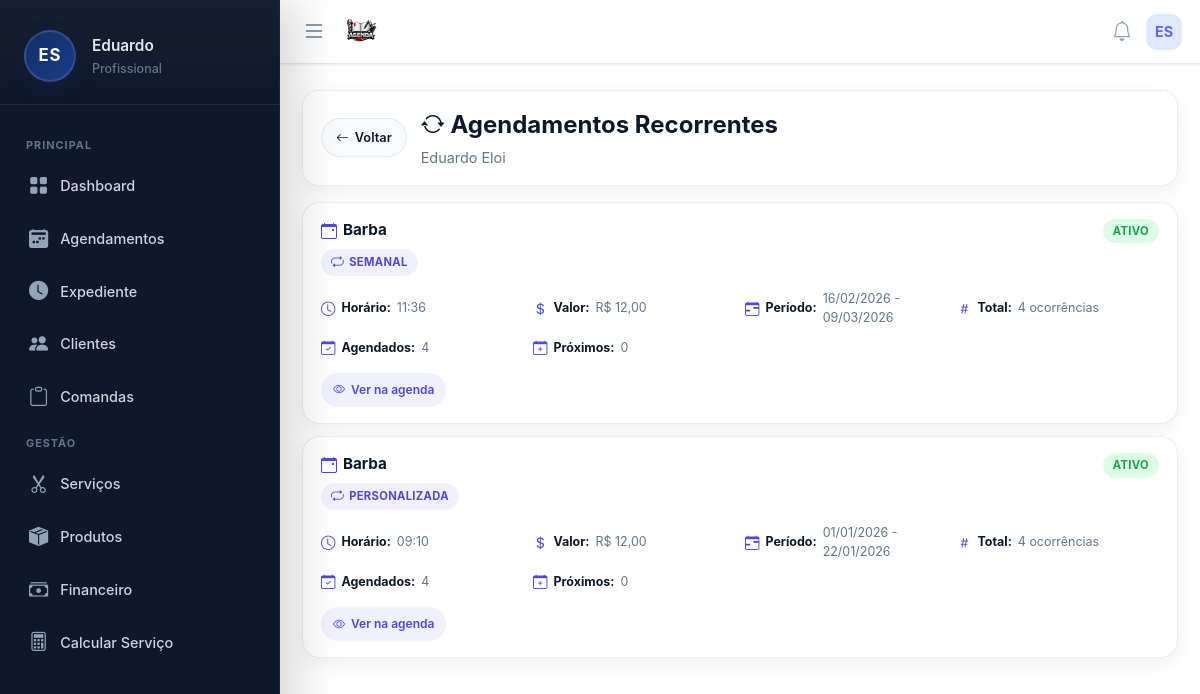
The page /pages/clientes/recorrencias.php?cliente_id=13 (signed in) on the database its author committed.
### tables this page shows
CREATE TABLE usuarios (
        id INTEGER PRIMARY KEY AUTOINCREMENT,
        nome TEXT, email TEXT, telefone TEXT, foto TEXT, biografia TEXT,
        cep TEXT, endereco TEXT, numero TEXT, bairro TEXT, cidade TEXT, estado TEXT,
        criado_em DATETIME DEFAULT CURRENT_TIMESTAMP
    , senha TEXT, estabelecimento TEXT, cor_tema TEXT DEFAULT '#4f46e5', ultimo_login DATETIME, ativo INTEGER DEFAULT 1, data_expiracao DATE, is_vitalicio INTEGER DEFAULT 0, quem_indicou TEXT, valor_mensalidade REAL DEFAULT 19.90, indicado_por TEXT, valor_mensal REAL DEFAULT 19.90, token_recuperacao TEXT, token_validade DATETIME, tipo_estabelecimento TEXT DEFAULT 'Salão de Beleza', instagram TEXT, cpf TEXT, lembrete_email_ativo INTEGER DEFAULT 0, lembrete_email_tempo INTEGER DEFAULT 4, lembrete_email_unidade TEXT DEFAULT 'horas', lembrete_email_cliente INTEGER DEFAULT 1, lembrete_email_confirmar INTEGER DEFAULT 0, lembrete_email_outro TEXT, lembrete_email_copia INTEGER DEFAULT 0, agendamento_min_antecedencia INTEGER DEFAULT 4, agendamento_min_unidade TEXT DEFAULT 'horas', receber_email_diario INTEGER DEFAULT 0, is_teste INTEGER DEFAULT 0, vendedor_id INTEGER);

CREATE TABLE clientes (
        id INTEGER PRIMARY KEY AUTOINCREMENT,
        user_id INTEGER NOT NULL,
        nome TEXT NOT NULL,
        telefone TEXT,
        email TEXT,
        data_nascimento DATE,
        observacoes TEXT, 
        criado_em DATETIME DEFAULT CURRENT_TIMESTAMP
    , cpf TEXT);

CREATE TABLE agendamentos_recorrentes (
        id INTEGER PRIMARY KEY AUTOINCREMENT,
        user_id INTEGER NOT NULL,
        serie_id TEXT NOT NULL UNIQUE,
        cliente_id INTEGER,
        cliente_nome TEXT NOT NULL,
        servico_id INTEGER,
        servico_nome TEXT NOT NULL,
        valor REAL DEFAULT 0,
        horario TIME NOT NULL,
        tipo_recorrencia TEXT NOT NULL,
        intervalo_dias INTEGER DEFAULT 1,
        dias_semana TEXT,
        dia_fixo_mes INTEGER,
        data_inicio DATE NOT NULL,
        data_fim DATE,
        qtd_total INTEGER NOT NULL,
        observacoes TEXT,
        ativo INTEGER DEFAULT 1,
        criado_em DATETIME DEFAULT CURRENT_TIMESTAMP
    );

### pages/clientes/recorrencias.php (the view, shortened to what this page needs)
<?php
$isProd = isset($_SERVER['HTTP_HOST']) && $_SERVER['HTTP_HOST'] === 'salao.develoi.com';
$userId = $_SESSION['user_id'];
include '../../includes/db.php';
$clienteId = isset($_GET['cliente_id']) ? (int)$_GET['cliente_id'] : null;
$clientesUrl = $isProd ? '/clientes' : '/karen_site/controle-salao/pages/clientes/clientes.php';
$stmtCliente = $pdo->prepare("SELECT * FROM clientes WHERE id = ? AND user_id = ?");
$stmtCliente->execute([$clienteId, $userId]);
$cliente = $stmtCliente->fetch();
$stmtSeries = $pdo->prepare("
    SELECT ar.*,
           (SELECT COUNT(*) FROM agendamentos WHERE serie_id = ar.serie_id) as total_agendamentos,
           (SELECT COUNT(*) FROM agendamentos WHERE serie_id = ar.serie_id AND data_agendamento >= date('now')) as proximos,
           (SELECT MIN(data_agendamento) FROM agendamentos WHERE serie_id = ar.serie_id AND data_agendamento >= date('now')) as proximo_agendamento
    FROM agendamentos_recorrentes ar
    WHERE ar.user_id = ?
      AND (ar.cliente_id = ? OR ar.cliente_nome = ?)
      AND ar.ativo = 1
    ORDER BY ar.criado_em DESC
");
$stmtSeries->execute([$userId, $clienteId, $cliente['nome']]);
$series = $stmtSeries->fetchAll();
include '../../includes/header.php';
include '../../includes/menu.php';
?>
<div class="container-recorrencias">
    <div class="header-page">
        <a href="<?php echo $clientesUrl; ?>" class="btn-voltar">
            <i class="bi bi-arrow-left"></i>
            Voltar
        </a>
        <div style="flex:1;">
            <h1 style="margin:0; font-size:1.5rem; color:#0f172a;">
                <i class="bi bi-arrow-repeat"></i>
                Agendamentos Recorrentes
            </h1>
            <p style="margin:4px 0 0 0; color:#64748b; font-size:0.9rem;">
                <?php echo htmlspecialchars($cliente['nome']); ?>
            </p>
        </div>
    </div>
    <?php if (count($series) > 0): ?>
        <?php foreach ($series as $serie): ?>
            <?php
            $tipoTexto = [
                'diaria' => 'Diária',
                'semanal' => 'Semanal',
                'quinzenal' => 'Quinzenal',
                'mensal_dia' => 'Mensal (dia fixo)',
                'mensal_semana' => 'Mensal (semana)',
                'personalizada' => 'Personalizada'
            ];
            $tipoLabel = $tipoTexto[$serie['tipo_recorrencia']] ?? 'Desconhecida';
            ?>
            <div class="serie-card">
                <div class="serie-header">
                    <div>
                        <h3 class="serie-titulo">
                            <i class="bi bi-calendar-event"></i>
                            <?php echo htmlspecialchars($serie['servico_nome']); ?>
                        </h3>
                        <span class="tipo-recorrencia">
                            <i class="bi bi-repeat"></i>
                            <?php echo $tipoLabel; ?>
                        </span>
                    </div>
                    <span class="serie-badge <?php echo $serie['ativo'] ? 'badge-ativo' : 'badge-inativo'; ?>">
                        <?php echo $serie['ativo'] ? 'Ativo' : 'Inativo'; ?>
                    </span>
                </div>
                <div class="serie-info">
                    <div class="info-item">
                        <i class="bi bi-clock"></i>
                        <strong>Horário:</strong> <?php echo date('H:i', strtotime($serie['horario'])); ?>
                    </div>
                    <div class="info-item">
                        <i class="bi bi-currency-dollar"></i>
                        <strong>Valor:</strong> R$ <?php echo number_format($serie['valor'], 2, ',', '.'); ?>
                    </div>
                    <div class="info-item">
                        <i class="bi bi-calendar-range"></i>
                        <strong>Período:</strong> <?php echo date('d/m/Y', strtotime($serie['data_inicio'])); ?> - <?php echo date('d/m/Y', strtotime($serie['data_fim'])); ?>
                    </div>
                    <div class="info-item">
                        <i class="bi bi-hash"></i>
                        <strong>Total:</strong> <?php echo $serie['qtd_total']; ?> ocorrências
                    </div>
                    <div class="info-item">
                        <i class="bi bi-calendar-check"></i>
                        <strong>Agendados:</strong> <?php echo $serie['total_agendamentos']; ?>
                    </div>
                    <div class="info-item">
                        <i class="bi bi-calendar-plus"></i>
                        <strong>Próximos:</strong> <?php echo $serie['proximos']; ?>
                    </div>
                </div>
                <div class="serie-actions">
                    <a href="<?php echo $isProd ? '/agenda' : '../agenda/agenda.php'; ?>?serie_id=<?php echo $serie['serie_id']; ?>" class="btn-action btn-ver">
                        <i class="bi bi-eye"></i>
                        Ver na agenda
                    </a>
                </div>
            </div>
        <?php endforeach; ?>
    <?php endif; ?>
</div>
<?php include '../../includes/footer.php'; ?>

### includes/menu.php (shortened to what this page needs)
<?php
$isProd = isset($_SERVER['HTTP_HOST']) && $_SERVER['HTTP_HOST'] === 'salao.develoi.com';
$userRole  = 'Profissional';
$iniciais  = 'V';
$firstName = 'Visitante';
if (isset($pdo) && isset($_SESSION['user_id'])) {
    $stmtUser = $pdo->prepare("SELECT nome, email, estabelecimento FROM usuarios WHERE id = ? LIMIT 1");
    $stmtUser->execute([$_SESSION['user_id']]);
    $dadoUsuario = $stmtUser->fetch(PDO::FETCH_ASSOC);
    if ($dadoUsuario && !empty($dadoUsuario['nome'])) {
        $userName = $dadoUsuario['nome'];
        $partesNome = explode(' ', trim($userName));
        $firstName  = $partesNome[0];
        $primeiraLetra = mb_substr($partesNome[0], 0, 1);
        $ultimaLetra   = '';
        if (count($partesNome) > 1) {
            $ultimoNome  = end($partesNome);
            $ultimaLetra = mb_substr($ultimoNome, 0, 1);
        }
        $iniciais = strtoupper($primeiraLetra . $ultimaLetra);
    }
}
function isActive($pageName)
{
    return basename($_SERVER['PHP_SELF']) === $pageName ? 'active' : '';
}
?>
<link rel="stylesheet" href="https://cdn.jsdelivr.net/npm/bootstrap-icons@1.11.3/font/bootstrap-icons.min.css">
<nav class="app-navbar">
    <div style="display:flex; align-items:center; gap:12px;">
        <button class="menu-btn" id="openMenuBtn" type="button">
            <i class="bi bi-list"></i>
        </button>
        <?php
        if ($isProd) {
            $logoUrl = 'https://salao.develoi.com/img/logo-azul.png';
            $dashboardUrl = '/dashboard';
        } else {
            $host = $_SERVER['HTTP_HOST'];
            $logoUrl = "http://{$host}/karen_site/controle-salao/img/logo-azul.png";
            $dashboardUrl = '/karen_site/controle-salao/pages/dashboard.php';
        }
        ?>
        <a href="<?php echo $dashboardUrl; ?>" class="brand-logo">
            <img src="<?php echo $logoUrl; ?>"
                 alt="Logo Salão Develoi"
                 style="height:38px; width:auto; display:inline-block; vertical-align:middle;">
        </a>
    </div>
    <div style="display:flex; align-items:center; gap:10px;">
        <div style="position:relative;">
            <button class="icon-btn" id="notificBtn" type="button" aria-label="Notificações" style="position:relative;">
                <i class="bi bi-bell"></i>
            </button>
        </div>
        <div style="position:relative;">
            <div class="navbar-avatar" id="userAvatarBtn">
                <?php echo $iniciais; ?>
            </div>
        </div>
    </div>
</nav>
<aside class="app-sidebar" id="sidebar">
    <div class="sidebar-header">
        <div class="avatar-circle">
            <?php echo $iniciais; ?>
        </div>
        <div class="user-info">
            <h4><?php echo htmlspecialchars($firstName); ?></h4>
            <span><?php echo htmlspecialchars($userRole); ?></span>
        </div>
    </div>
    <ul class="sidebar-menu">
        <div class="menu-label">Principal</div>
        <li>
            <a href="<?php echo $isProd ? '/dashboard' : '/karen_site/controle-salao/pages/dashboard.php'; ?>"
               class="sidebar-link <?php echo isActive('dashboard.php'); ?>">
                <i class="bi bi-grid-fill"></i> <span class="menu-text">Dashboard
            </span></a>
        </li>
        <li>
            <a href="<?php echo $isProd ? '/agenda' : '/karen_site/controle-salao/pages/agenda/agenda.php'; ?>"
               class="sidebar-link <?php echo isActive('agenda.php'); ?>">
                <i class="bi bi-calendar2-week-fill"></i> <span class="menu-text">Agendamentos
            </span></a>
        </li>
        <li>
            <a href="<?php echo $isProd ? '/horarios' : '/karen_site/controle-salao/pages/horarios/horarios.php'; ?>"
               class="sidebar-link <?php echo isActive('horarios.php'); ?>">
                <i class="bi bi-clock-fill"></i> <span class="menu-text">Expediente
            </span></a>
        </li>
        <li>
            <a href="<?php echo $isProd ? '/clientes' : '/karen_site/controle-salao/pages/clientes/clientes.php'; ?>"
               class="sidebar-link <?php echo isActive('clientes.php'); ?>">
                <i class="bi bi-people-fill"></i> <span class="menu-text">Clientes
            </span></a>
        </li>
        <li>
            <a href="<?php echo $isProd ? '/comandas' : '/karen_site/controle-salao/pages/comandas/comandas.php'; ?>"
               class="sidebar-link <?php echo isActive('comandas.php'); ?>">
                <i class="bi bi-clipboard"></i> <span class="menu-text">Comandas
            </span></a>
        </li>
        <div class="menu-label">Gestão</div>
        <li>
            <a href="<?php echo $isProd ? '/servicos' : '/karen_site/controle-salao/pages/servicos/servicos.php'; ?>"
               class="sidebar-link <?php echo isActive('servicos.php'); ?>">
                <i class="bi bi-scissors"></i> <span class="menu-text">Serviços
            </span></a>
        </li>
        <li>
            <a href="<?php echo $isProd ? '/produtos-estoque' : '/karen_site/controle-salao/pages/produtos-estoque/produtos-estoque.php'; ?>"
               class="sidebar-link <?php echo isActive('produtos-estoque.php'); ?>">
                <i class="bi bi-box-seam-fill"></i> <span class="menu-text">Produtos
            </span></a>
        </li>
        <li>
            <a href="<?php echo $isProd ? '/financeiro' : '/karen_site/controle-salao/pages/financeiro/financeiro.php'; ?>"
               class="sidebar-link <?php echo isActive('financeiro.php'); ?>">
                <i class="bi bi-cash-stack"></i> <span class="menu-text">Financeiro
            </span></a>
        </li>
        <li>
            <a href="<?php echo $isProd ? '/calcular-servico' : '/karen_site/controle-salao/pages/calcular-servico/calcular-servico.php'; ?>"
               class="sidebar-link <?php echo isActive('calcular-servico.php'); ?>">
                <i class="bi bi-calculator"></i> <span class="menu-text">Calcular Serviço
            </span></a>
        </li>
    </ul>
</aside>

### rows shown on the page
usuarios: nome "ES", nome "Eduardo"
clientes: nome "Eduardo Eloi"
agendamentos_recorrentes: servico_nome "Barba", tipo_recorrencia "SEMANAL", ativo "ATIVO", horario "11:36", valor "12,00", data_inicio "16/02/2026", data_fim "09/03/2026", qtd_total "4", total_agendamentos "4", proximos "0"
agendamentos_recorrentes: servico_nome "Barba", tipo_recorrencia "PERSONALIZADA", ativo "ATIVO", horario "09:10", valor "12,00", data_inicio "01/01/2026", data_fim "22/01/2026", qtd_total "4", total_agendamentos "4", proximos "0"

### other values the page prints
$userRole "Profissional"
